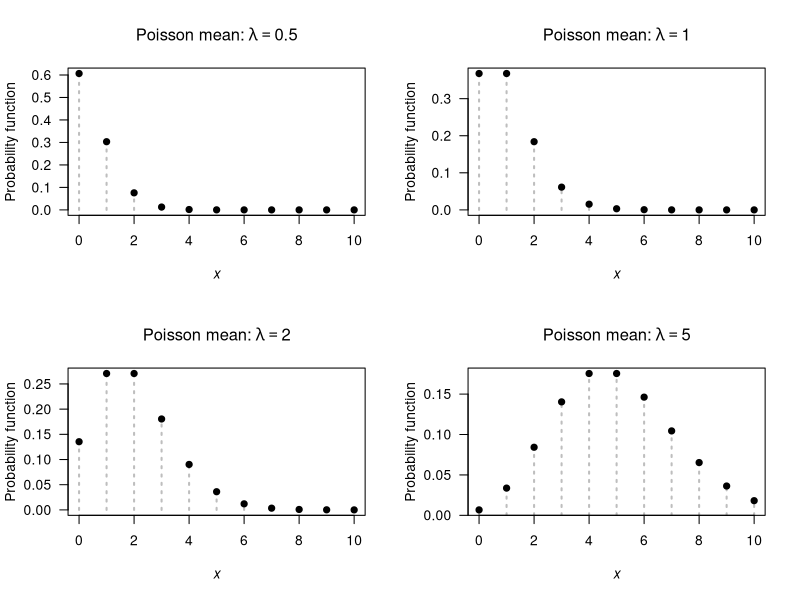

Write R code to recreate this figure.
## ---- chunk 1
par( mfrow = c(2, 2))

xmax <- 10
mu <- c(0.5, 1, 2, 5)

for (i in (1:4)) {
  muvalue <- mu[i]
  x <-  0:xmax
  y <- dpois(x, 
             lambda = muvalue )
  
   plot( x = x,
         y = y,
         xlim = c(0, xmax),
         xlab = expression(italic(x)),
         ylab = "Probability function",
         main = bquote("Poisson mean:" ~ lambda == .(muvalue)),
         las = 1,
         lty = 3,
         lwd = 2,
         col = "grey",
         type = "h")
  points(x = x,
         y = y,
         pch = 19)
  
}
